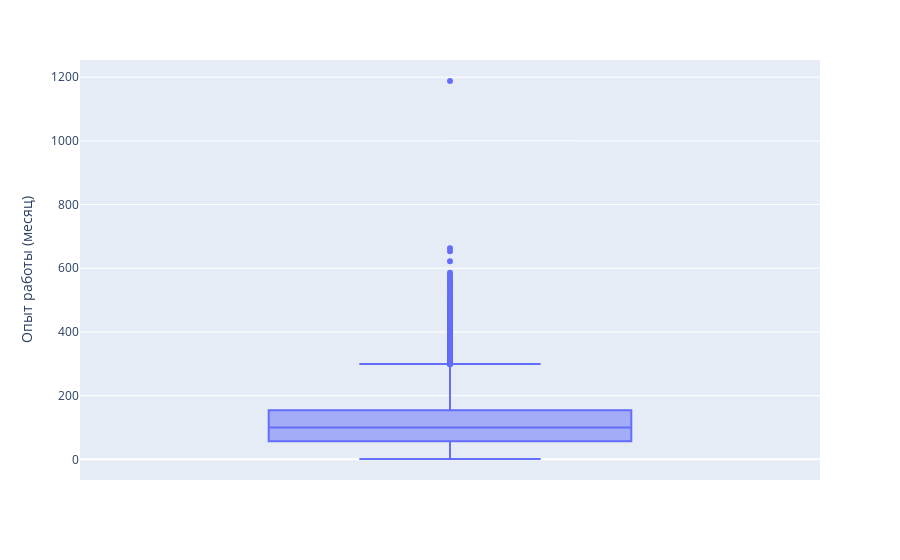

Notebook cell for this chart:
### Code cell
fig = px.box(hh_df, y= 'Опыт работы (месяц)')

fig.show()

### Figure 1 — Plotly figure (JSON) as saved in the notebook; plotly's stock layout.template omitted (floating-point values rounded to 4 significant figures; data arrays with more than 128 entries replaced by an {"elided": "..."} marker saying what was removed)
{"data": [{"alignmentgroup": "True", "hovertemplate": "Опыт работы (месяц)=%{y}<extra></extra>", "legendgroup": "", "marker": {"color": "#636efa"}, "name": "", "notched": false, "offsetgroup": "", "orientation": "v", "showlegend": false, "type": "box", "x0": " ", "xaxis": "x", "y": {"elided": "44744 int values"}, "y0": " ", "yaxis": "y"}], "layout": {"boxmode": "group", "legend": {"tracegroupgap": 0}, "margin": {"t": 60}, "xaxis": {"anchor": "y", "domain": [0, 1]}, "yaxis": {"anchor": "x", "domain": [0, 1], "title": {"text": "Опыт работы (месяц)"}}}}
